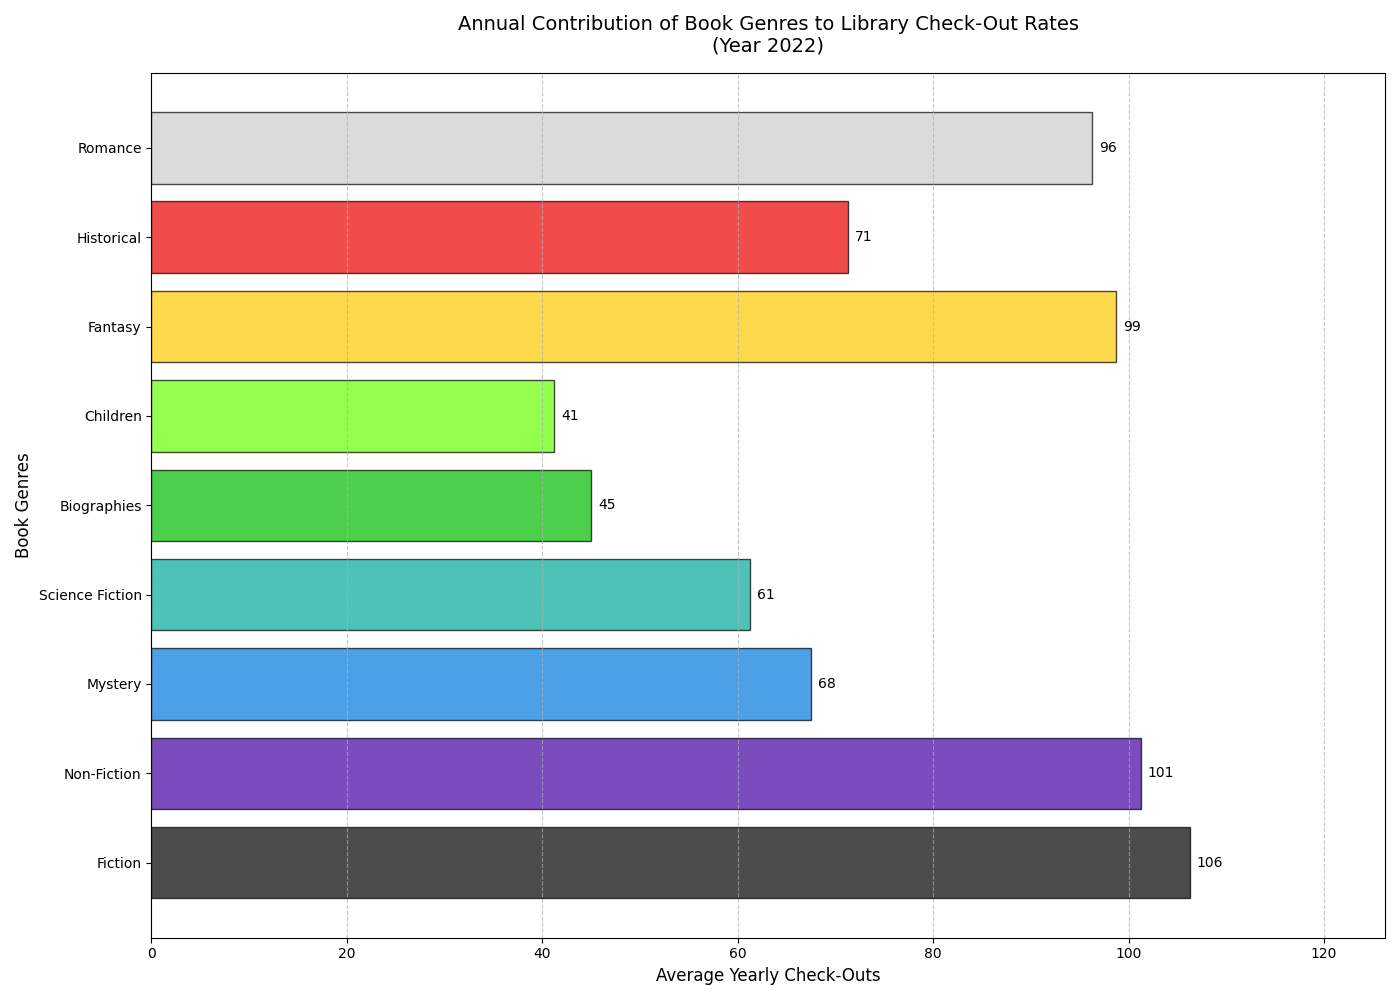

Here is the Python script that generated this plot:
import matplotlib.pyplot as plt
import numpy as np

# Expanded data for the chart including additional genres
genres = [
    'Fiction', 'Non-Fiction', 'Mystery', 
    'Science Fiction', 'Biographies', 'Children',
    'Fantasy', 'Historical', 'Romance'
]
quarterly_checkouts = [
    [120, 80, 95, 130],   # Fiction
    [100, 110, 105, 90],  # Non-Fiction
    [60, 70, 75, 65],     # Mystery
    [50, 65, 60, 70],     # Science Fiction
    [40, 45, 40, 55],     # Biographies
    [30, 35, 40, 60],     # Children
    [90, 100, 110, 95],   # Fantasy
    [70, 80, 60, 75],     # Historical
    [95, 85, 105, 100]    # Romance
]

# Calculate average yearly checkouts for each genre
yearly_checkouts = [np.mean(q) for q in quarterly_checkouts]

# Colors for bars
colors = plt.cm.nipy_spectral(np.linspace(0, 1, len(genres)))

# Create a figure and axis for the horizontal bar chart
fig, ax1 = plt.subplots(figsize=(14, 10))

# Create the horizontal bar chart
bars = ax1.barh(genres, yearly_checkouts, color=colors, edgecolor='black', alpha=0.7)

# Annotate bars
for bar in bars:
    width = bar.get_width()
    ax1.annotate(f'{width:.0f}', xy=(width, bar.get_y() + bar.get_height() / 2), 
                 xytext=(5, 0), textcoords='offset points', ha='left', va='center', fontsize=10, color='black')

# Set limits and labels
ax1.set_xlim(0, max(yearly_checkouts) + 20)
ax1.set_title('Annual Contribution of Book Genres to Library Check-Out Rates\n(Year 2022)', fontsize=14, pad=15)
ax1.set_ylabel('Book Genres', fontsize=12)
ax1.set_xlabel('Average Yearly Check-Outs', fontsize=12)

# Add gridlines
ax1.xaxis.grid(True, linestyle='--', alpha=0.7)

# Adjust layout
plt.tight_layout()

# Show the plot
plt.show()
